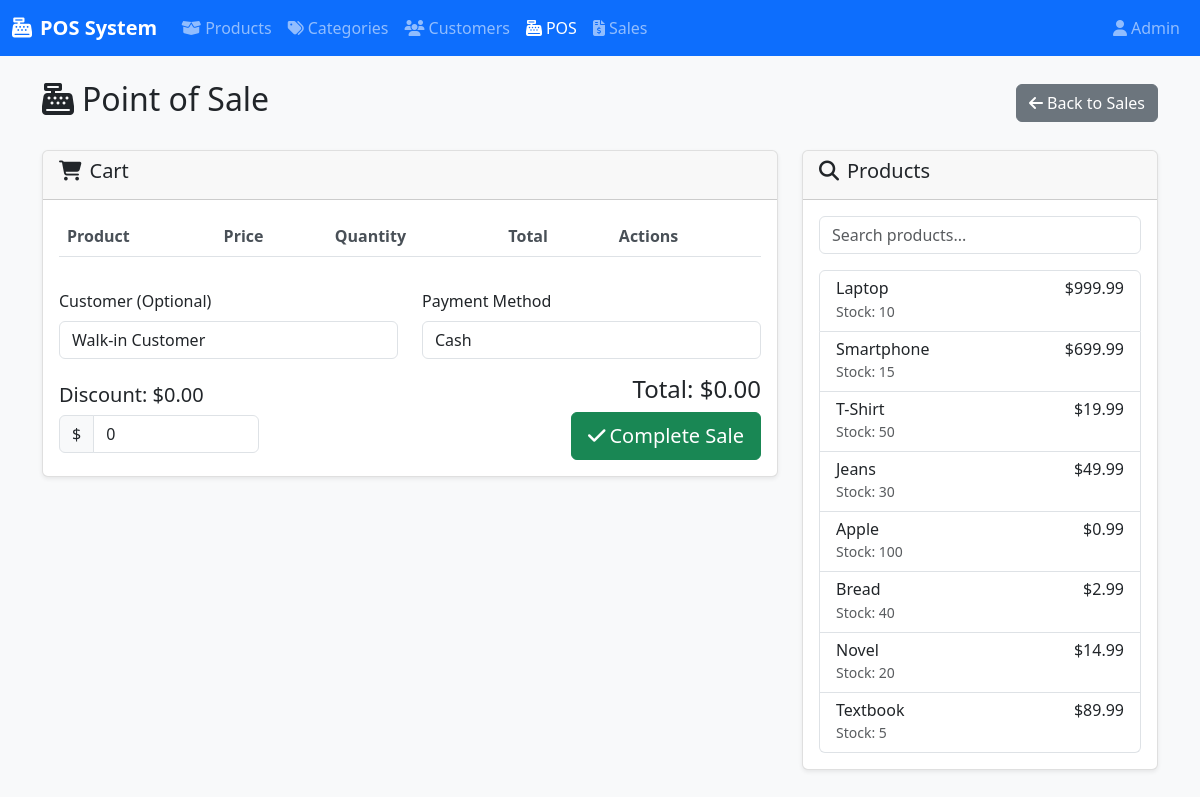
/?controller=Sales&action=pos, run on the app's committed database.
### tables this page shows
CREATE TABLE products (
    id INT AUTO_INCREMENT PRIMARY KEY,
    name VARCHAR(255) NOT NULL,
    description TEXT,
    price DECIMAL(10, 2) NOT NULL,
    stock INT NOT NULL DEFAULT 0,
    category_id INT,
    created_at TIMESTAMP DEFAULT CURRENT_TIMESTAMP,
    updated_at TIMESTAMP DEFAULT CURRENT_TIMESTAMP ON UPDATE CURRENT_TIMESTAMP,
    FOREIGN KEY (category_id) REFERENCES categories(id) ON DELETE SET NULL
);

### includes/view_helper.php (called while the page is built, shortened)
<?php
function renderView($viewName, $data = [], $title = 'POS System') {
    extract($data);
    include 'views/' . $viewName . '.php';
    include 'views/layout.php';
}
?>

### controllers/SalesController.php (called while the page is built, shortened)
<?php
require_once 'models/ProductModel.php';
class SalesController extends BaseController {
    private $productModel;
    private $customerModel;
    public function __construct() {
        $this->productModel = new ProductModel();
        $this->customerModel = new CustomerModel();
    }
    public function pos() {
        $products = $this->productModel->getAllProducts();
        $customers = $this->customerModel->getAllCustomers();
        $data = [
            'products' => $products,
            'customers' => $customers
        ];
        $this->loadView('sales/pos', $data);
    }
}
?>

### config/database.php (called while the page is built, shortened)
<?php
function getConnection() {
    try {
        $conn = new mysqli(DB_HOST, DB_USER, DB_PASS, DB_NAME);
        return $conn;
    } catch (Exception $e) {
        die("Connection error: " . $e->getMessage());
    }
}
?>

### models/ProductModel.php (called while the page is built, shortened)
<?php
require_once 'config/database.php';
class ProductModel {
    private $conn;
    public function __construct() {
        $this->conn = getConnection();
    }
    public function getAllProducts() {
        $sql = "SELECT * FROM products ORDER BY created_at DESC";
        $result = $this->conn->query($sql);
        $products = [];
        if ($result->num_rows > 0) {
            while($row = $result->fetch_assoc()) {
                $products[] = $row;
            }
        }
        return $products;
    }
}
?>

### views/sales/pos.php (the view, shortened to what this page needs)
<div class="d-flex justify-content-between align-items-center mb-4">
    <h2><i class="fas fa-cash-register me-2"></i>Point of Sale</h2>
    <a href="?controller=Sales&action=index" class="btn btn-secondary">
        <i class="fas fa-arrow-left me-1"></i>Back to Sales
    </a>
</div>
<div class="row">
    <div class="col-md-8">
        <div class="card">
            <div class="card-header">
                <h5><i class="fas fa-shopping-cart me-2"></i>Cart</h5>
            </div>
            <div class="card-body">
                <div class="table-responsive">
                    <table class="table" id="cart-table">
                        <thead>
                            <tr>
                                <th>Product</th>
                                <th>Price</th>
                                <th>Quantity</th>
                                <th>Total</th>
                                <th>Actions</th>
                            </tr>
                        </thead>
                    </table>
                </div>
                <div class="row mt-3">
                    <div class="col-md-6">
                        <div class="mb-3">
                            <label for="customer_id" class="form-label">Customer (Optional)</label>
                            <select class="form-control" id="customer_id">
                                <option value="">Walk-in Customer</option>
                            </select>
                        </div>
                    </div>
                    <div class="col-md-6">
                        <div class="mb-3">
                            <label for="payment_method" class="form-label">Payment Method</label>
                            <select class="form-control" id="payment_method">
                                <option value="Cash">Cash</option>
                            </select>
                        </div>
                    </div>
                </div>
                <div class="d-flex justify-content-between align-items-center">
                    <div>
                        <h5>Discount: $<span id="discount-amount">0.00</span></h5>
                        <div class="input-group" style="width: 200px;">
                            <span class="input-group-text">$</span>
                            <input type="number" class="form-control" id="discount" value="0" min="0">
                        </div>
                    </div>
                    <div class="text-end">
                        <h4>Total: $<span id="total-amount">0.00</span></h4>
                        <button class="btn btn-success btn-lg" id="complete-sale">
                            <i class="fas fa-check me-1"></i>Complete Sale
                        </button>
                    </div>
                </div>
            </div>
        </div>
    </div>
    <div class="col-md-4">
        <div class="card">
            <div class="card-header">
                <h5><i class="fas fa-search me-2"></i>Products</h5>
            </div>
            <div class="card-body">
                <div class="mb-3">
                    <input type="text" class="form-control" id="search-product" placeholder="Search products...">
                </div>
                <div class="list-group" id="product-list">
                    <?php foreach ($products as $product): ?>
                        <div class="list-group-item product-item"
                             data-id="<?php echo $product['id']; ?>"
                             data-name="<?php echo htmlspecialchars($product['name']); ?>"
                             data-price="<?php echo $product['price']; ?>"
                             data-stock="<?php echo $product['stock']; ?>">
                            <div class="d-flex justify-content-between">
                                <div>
                                    <h6 class="mb-0"><?php echo htmlspecialchars($product['name']); ?></h6>
                                    <small class="text-muted">Stock: <?php echo $product['stock']; ?></small>
                                </div>
                                <div class="text-end">
                                    <h6 class="mb-0">$<?php echo number_format($product['price'], 2); ?></h6>
                                </div>
                            </div>
                        </div>
                    <?php endforeach; ?>
                </div>
            </div>
        </div>
    </div>
</div>

### assets/css/style.css (style rules this page uses)
body { background-color: #f8f9fa; }
.card { box-shadow: 0 0.125rem 0.25rem rgba(0, 0, 0, 0.075); border: 1px solid rgba(0, 0, 0, 0.125); }
.table th { font-weight: 600; color: #495057; }
.btn { border-radius: 0.375rem; }
.product-item { cursor: pointer; transition: all 0.2s; }

### data on the page
products: name "Laptop", stock "10", price "999.99"
products: name "Smartphone", stock "15", price "699.99"
products: name "T-Shirt", stock "50", price "19.99"
products: name "Jeans", stock "30", price "49.99"
products: name "Apple", stock "100", price "0.99"
products: name "Bread", stock "40", price "2.99"
products: name "Novel", stock "20", price "14.99"
products: name "Textbook", stock "5", price "89.99"
